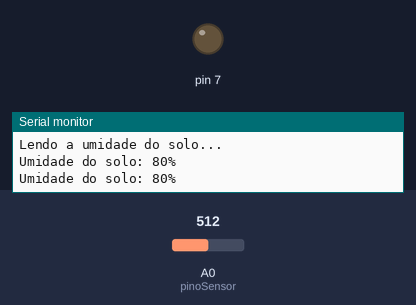
The sketch below on a simulated Arduino Uno, built with avr-gcc and run on an emulated ATmega328P. Parts: output pins drawn as LEDs (lit = HIGH), the last lines printed to the serial monitor. The test bench sets the inputs (shaded band); at power-on: A0 (pinoSensor) = 512.

Above: at 3.2 s.
3.3 s: A0 (pinoSensor) set to 732
5.2 s: A0 (pinoSensor) set to 748
At 6.9 s:
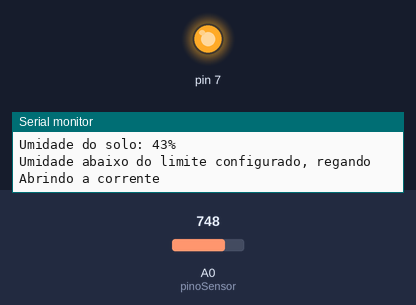
8.2 s: A0 (pinoSensor) set to 716
At 9.1 s:
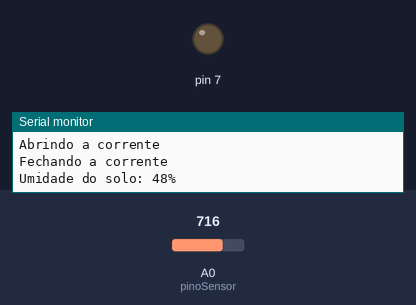
9.7 s: A0 (pinoSensor) set to 900
At 10.9 s:
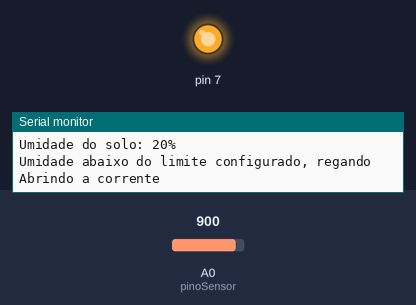
Timing chart, 0 to 13.7 s (numbered marks = the images above; inputs shaded):
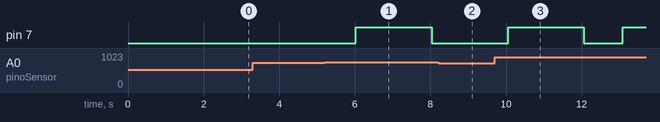

Measured:
- the behaviour switches between 740 and 741 on A0 (pinoSensor) (found by bisection; images 0 and 1)
- after the input at 5.2 s, pin 7: LOW → HIGH after 0.83 s, → LOW 2.0 s later
- after the input at 8.2 s, pin 7: stays LOW (without the input it goes to HIGH after 0.85 s)
- after the input at 9.7 s, pin 7: LOW → HIGH after 0.35 s, → LOW 2.0 s later, → HIGH 1.0 s later

The sketch:

sensor-umidade.ino
```cpp
const int pinoSensor = A0; //PINO UTILIZADO PELO SENSOR
int valorLido; //VARIÁVEL QUE ARMAZENA O PERCENTUAL DE UMIDADE DO SOLO

int analogSoloSeco = 1023; //VALOR MEDIDO COM O SOLO SECO (VOCÊ PODE FAZER TESTES E AJUSTAR ESTE VALOR)
int analogSoloMolhado = 380; //VALOR MEDIDO COM O SOLO MOLHADO (VOCÊ PODE FAZER TESTES E AJUSTAR ESTE VALOR)
int percSoloSeco = 0; //MENOR PERCENTUAL DO SOLO SECO (0% - NÃO ALTERAR)
int percSoloMolhado = 100; //MAIOR PERCENTUAL DO SOLO MOLHADO (100% - NÃO ALTERAR)

void setup(){
 Serial.begin(9600); //INICIALIZA A SERIAL
 pinMode(7, OUTPUT);
 Serial.println("Lendo a umidade do solo..."); //IMPRIME O TEXTO NO MONITOR SERIAL
 delay(2000); //INTERVALO DE 2 SEGUNDOS
}

void loop(){


  if(medirUmidade()<45){
    Serial.println("Umidade abaixo do limite configurado, regando");
    Serial.println("Abrindo a corrente");
    digitalWrite(7,HIGH);
    delay(2000);
    Serial.println("Fechando a corrente");
    digitalWrite(7,LOW);
    }
  delay(1000);  //INTERVALO DE 1 SEGUNDO
}

int medirUmidade(){
 valorLido = constrain(analogRead(pinoSensor),analogSoloMolhado,analogSoloSeco); //MANTÉM valorLido DENTRO DO INTERVALO (ENTRE analogSoloMolhado E analogSoloSeco)
 valorLido = map(valorLido,analogSoloMolhado,analogSoloSeco,percSoloMolhado,percSoloSeco); //EXECUTA A FUNÇÃO "map" DE ACORDO COM OS PARÂMETROS PASSADOS
 Serial.print("Umidade do solo: "); //IMPRIME O TEXTO NO MONITOR SERIAL
 Serial.print(valorLido); //IMPRIME NO MONITOR SERIAL O PERCENTUAL DE UMIDADE DO SOLO
 Serial.println("%"); //IMPRIME O CARACTERE NO MONITOR SERIAL
 return valorLido;

  }
```
